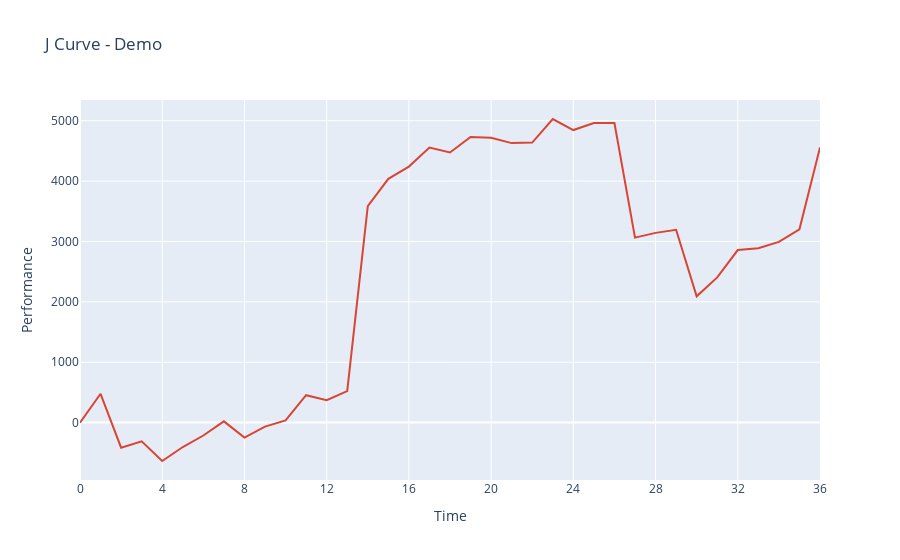

The notebook cell saved with this chart:
### Code cell
#Plotting mechanism from FinancialReport
financial_report_demo.plot("net_cashflows", title="J Curve - Demo", name="Net Cash Position")

### Figure 1 — Plotly figure (JSON) as saved in the notebook; plotly's stock layout.template omitted (floating-point values rounded to 4 significant figures)
{"data": [{"line": {"color": "#D94535"}, "mode": "lines", "name": "Net Cash Position", "type": "scatter", "x": [0, 1, 2, 3, 4, 5, 6, 7, 8, 9, 10, 11, 12, 13, 14, 15, 16, 17, 18, 19, 20, 21, 22, 23, 24, 25, 26, 27, 28, 29, 30, 31, 32, 33, 34, 35, 36], "y": [-2.81, 477.0, -415.3, -311.5, -636.1, -404.9, -213.9, 20.62, -248.9, -66.27, 36.43, 453.2, 371.8, 520.7, 3583.0, 4037.0, 4240.0, 4554.0, 4472.0, 4730.0, 4719.0, 4629.0, 4637.0, 5028.0, 4845.0, 4960.0, 4960.0, 3063.0, 3142.0, 3193.0, 2091.0, 2405.0, 2857.0, 2888.0, 2992.0, 3202.0, 4557.0]}], "layout": {"title": {"text": "J Curve - Demo"}, "xaxis": {"ticktext": ["0", "4", "8", "12", "16", "20", "24", "28", "32", "36"], "tickvals": [0, 4, 8, 12, 16, 20, 24, 28, 32, 36], "title": {"text": "Time"}}, "yaxis": {"title": {"text": "Performance"}}}}
